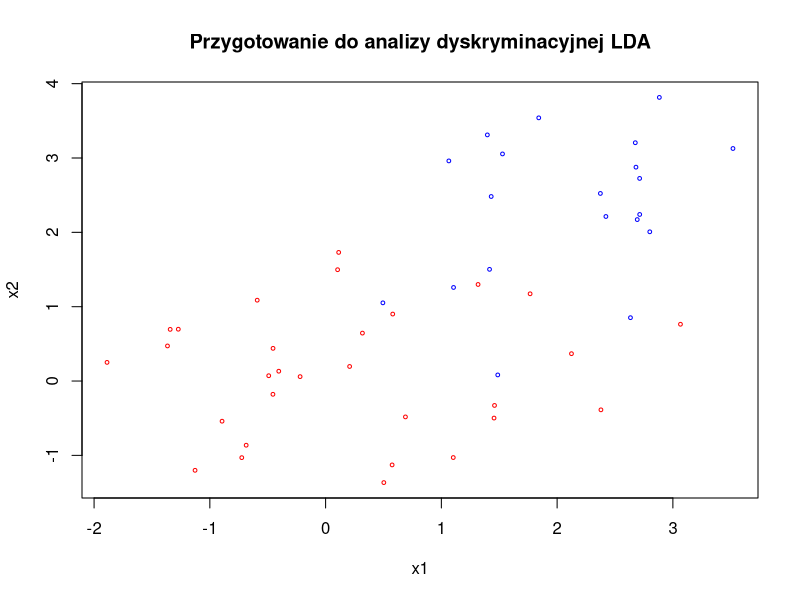
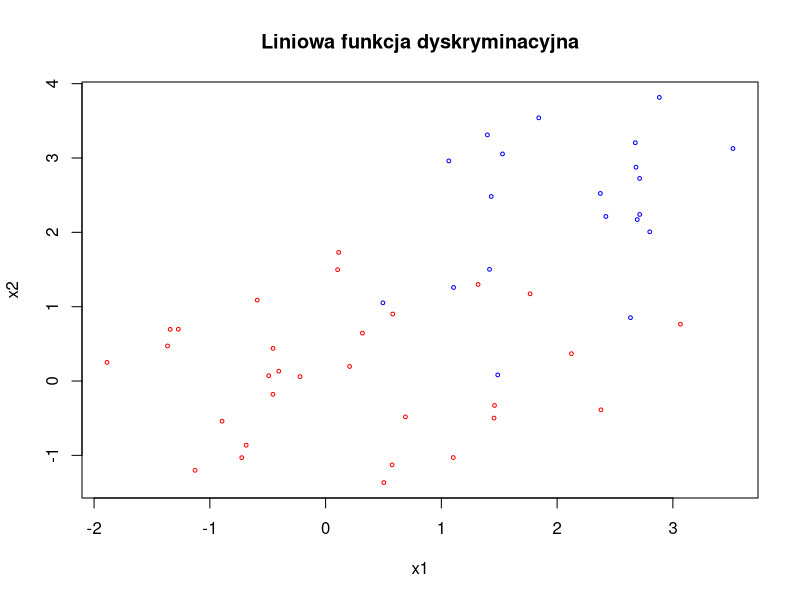

Recreate these plots in R, in order.
#install.packages("MASS")
library(MASS)
k1 = 30 # liczba wektorów w klasie 1
k0 = 20 # liczba wektorów w klasie 0

G1= mvrnorm(k1, mu=c(0,0), Sigma = matrix(c(1, 0.1, 0.1, 1), nrow = 2))
G0 = mvrnorm(k0, mu = c(2,2), Sigma = matrix(c(1, 0.1, 0.1, 1), nrow = 2))
G=rbind(G1, G0)

G

klasa = c(rep(1, k1), rep(0,k0)) # etykiety klas
length(klasa)
#generujemy ramkę danych dla próby uczącej
daneL = data.frame("x1"=G[,1], "x2"=G[,2], "klasa"=klasa)
daneL

#graficzna prezentacja danych
plot(daneL$x1, daneL$x2, type = "n", xlab = "x1", ylab = "x2", main = "Przygotowanie do analizy dyskryminacyjnej LDA")
points(daneL$x1[daneL$klasa==1], daneL$x2[daneL$klasa==1], col = "red", cex = 0.5)
points(daneL$x1[daneL$klasa==0], daneL$x2[daneL$klasa==0], col = "blue", cex = 0.5)

#obliczamy stosowane estymatory macierzy kowariancji 
S1 = cov(G[daneL$klasa == 1,1:2])
S0 = cov(G[daneL$klasa == 0,1:2])
S = 1/(k1+k0-2)*((k1-1)*S1 + (k0-1)*S0)
S

#obliczamy średnie w klasach
mu1 = c(mean(G[daneL$klasa == 1,1]), mean(G[daneL$klasa == 1,2]))
mu1
mu11 = apply(daneL[daneL$klasa == 1,1:2],2, mean)

mu0 = c(mean(G[daneL$klasa == 0,1]), mean(G[daneL$klasa == 0,2]))
mu0
mu00 = apply(daneL[daneL$klasa == 0,1:2], 2, mean)
mu00

#funkacja predykcji przy założeniu równych prawdopodobieństw apriori dla klas
predykcja = function(x) {
  # Calculate the discriminant score
  dd = t(x - 0.5 * (mu1 + mu0)) %*% solve(S) %*% (mu1 - mu0)
  
  # Return the predicted class based on the score
  if (dd >= 0) {
    return(1)  # Class 1
  } else {
    return(0)  # Class 0
  }
}

# Test the prediction function with an example input
example_point = c(-1, -0.2)  # Change this to test different points
predykcja(example_point)

# funkcja predykcji przy założeniu różnych prawdopodobieństw apriori dla klas
predykcja2 = function(x){
  
  dd = t(x-0.5*(mu1+mu0))%*%solve(S)%*%(mu1-mu0)+log((k1/(k1+k0))/(k0/(k1+k0)))
  if (dd>=0){
    return(1)
  }
  else{
    return(0)
    }
}

pred = apply(daneL[,1:2], 1, predykcja)
pred
acc = length(klasa[klasa == pred]) / length(klasa)
acc

pred2 = apply(daneL[,1:2], 1, predykcja2)
pred2
acc2 = length(klasa[klasa == pred2]) / length(klasa)
acc2

poprawka = log((k1/(k1+k0))/(k0/(k1+k0)))

daneL$pred=pred
head(daneL)

w = solve(S)%*%(mu1 - mu0)
w
s = -0.5*(t(mu1+mu0)%*%w)
s
plot(daneL$x1, daneL$x2, type = "n", xlab = "x1", ylab = "x2", main = "Liniowa funkcja dyskryminacyjna")
points(daneL$x1[daneL$klasa == 1], daneL$x2[daneL$klasa == 1], col = "red", cex = 0.5)
points(daneL$x1[daneL$klasa == 0], daneL$x2[daneL$klasa == 0], col = "blue", cex = 0.5)
